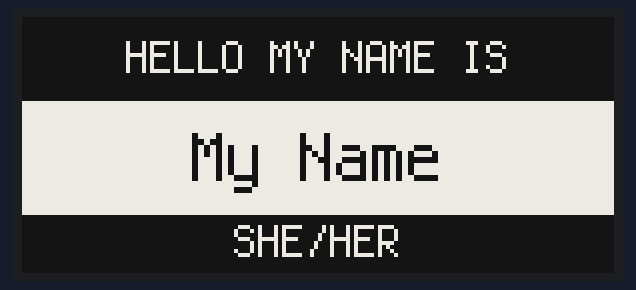
The program below on a simulated CircuitPython board. On the bench: 296×128 one-colour display.

Above: at 2.1 s.

The program:

code.py
```python
import time
import board
import displayio
import keypad
import terminalio
import vectorio
from adafruit_display_text import bitmap_label as label

# *** BADGE CONFIGURATION ***
# Update the following to the desired name and pronouns.
NAME_STRING = "My Name"
PRONOUN_STRING = "SHE/HER"

# If your name doesn't fit, consider decreasing NAME_SCALE to 2.
# This must be a whole number, 1 or greater. Note that 1 is quite small.
NAME_SCALE = 3

# If you want to change the rest of the text, you can update the following.
HELLO_STRING = "HELLO MY NAME IS"

# *** BADGE SETUP ***
# Colors
WHITE = (255, 255, 255)
BLACK = (0, 0, 0)

# Display setup
display = board.DISPLAY
display_group = displayio.Group()

# Badge rectangle
background_p = displayio.Palette(1)
background_p[0] = WHITE
rectangle_white = vectorio.Rectangle(pixel_shader=background_p, width=display.width + 1,
                                     height=int(display.height * 0.45), x=0, y=int(display.height / 3))
display_group.append(rectangle_white)

# Badge top line of text
hello_text = label.Label(terminalio.FONT, text=HELLO_STRING, anchor_point=(0.5, 0.5),
                         anchored_position=(display.width / 2, 20), color=WHITE)
display_group.append(hello_text)
hello_text.scale = 2

# Badge middle line of text
name_text = label.Label(terminalio.FONT, text=NAME_STRING, anchor_point=(0.5, 0.5),
                        anchored_position=(display.width / 2, 70), color=BLACK)
display_group.append(name_text)
name_text.scale = NAME_SCALE

# Badge bottom line of text
pronoun_text = label.Label(terminalio.FONT, text=PRONOUN_STRING, anchor_point=(0.5, 0.5),
                           anchored_position=(display.width / 2, 112), color=WHITE)
display_group.append(pronoun_text)
pronoun_text.scale = 2

display.root_group = display_group

try:
    display.refresh()
except RuntimeError:
    time.sleep(3)
    display.refresh()

while True:
    pass
```
